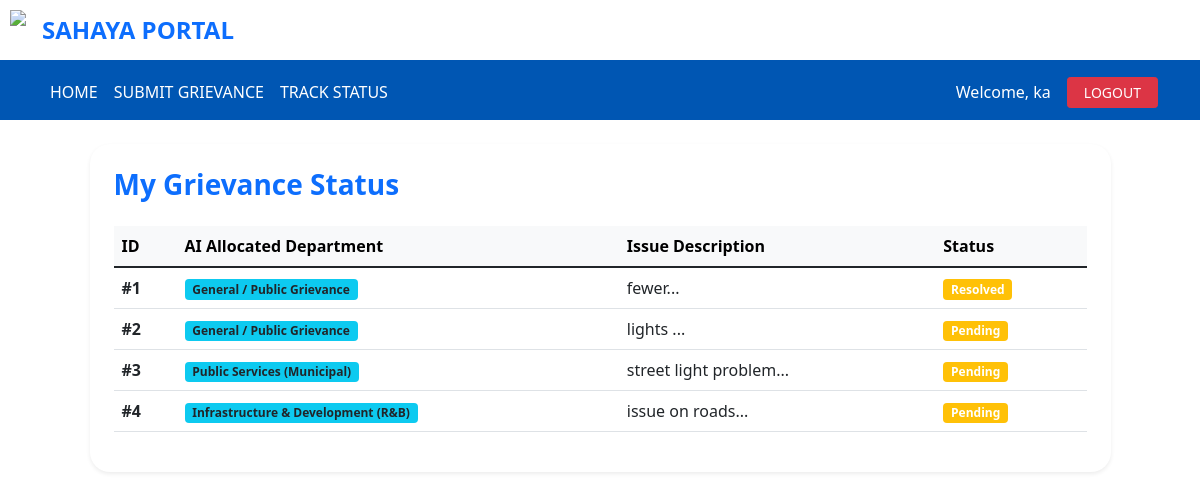
Screenshot of /track_complaint (signed in) with the database file from the repository.
### models.py (models this page shows)
class User(db.Model, UserMixin):
    id = db.Column(db.Integer, primary_key=True)
    name = db.Column(db.String(100))
    phone = db.Column(db.String(15), unique=True)
    email = db.Column(db.String(100), unique=True)
    password = db.Column(db.String(200))
    is_admin = db.Column(db.Boolean, default=False)

class Complaint(db.Model):
    complaint_id = db.Column(db.Integer, primary_key=True)
    user_id = db.Column(db.Integer, db.ForeignKey('user.id'))
    category = db.Column(db.String(100))
    description = db.Column(db.Text)
    address = db.Column(db.Text)
    status = db.Column(db.String(20), default='Pending')
    proof_image = db.Column(db.String(200))

### app.py (the view)
@app.route('/track_complaint')
@login_required
def track_complaint():
    complaints = Complaint.query.filter_by(user_id=current_user.id).all()
    return render_template('track_complaint.html', complaints=complaints)

### app.py (called while the page is built)
@login_manager.user_loader
def load_user(user_id):
    return User.query.get(int(user_id))

### templates/track_complaint.html
{% extends "base.html" %}
{% block content %}
<div class="row justify-content-center">
    <div class="col-md-11">
        <div class="glass-card shadow-sm p-4 bg-white" style="border-radius: 20px;">
            <h3 class="text-primary fw-bold mb-4">My Grievance Status</h3>
            <div class="table-responsive">
                <table class="table table-hover">
                    <thead class="table-light">
                        <tr>
                            <th>ID</th>
                            <th>AI Allocated Department</th> <th>Issue Description</th>
                            <th>Status</th>
                        </tr>
                    </thead>
                    <tbody>
                        {% for complaint in complaints %}
                        <tr>
                            <td><b>#{{ complaint.complaint_id }}</b></td>
                            <td><span class="badge bg-info text-dark">{{ complaint.category }}</span></td>
                            <td>{{ complaint.description[:40] }}...</td>
                            <td><span class="badge bg-warning">{{ complaint.status }}</span></td>
                        </tr>
                        {% endfor %}
                    </tbody>
                </table>
            </div>
        </div>
    </div>
</div>
{% endblock %}

### templates/base.html (shortened to what this page needs)
<!DOCTYPE html>
<html lang="en">
<head>
    <link href="https://cdn.jsdelivr.net/npm/bootstrap@5.1.3/dist/css/bootstrap.min.css" rel="stylesheet">
</head>
<body>
    <div class="gov-header container-fluid d-flex justify-content-between align-items-center">
        <div class="d-flex align-items-center">
            <img src="https://upload.wikimedia.org/wikipedia/commons/5/55/Emblem_of_India.svg" height="40">
            <h4 class="ms-3 mb-0 text-primary fw-bold">SAHAYA PORTAL</h4>
        </div>
    </div>
    <nav class="navbar navbar-expand-lg navbar-dark sticky-top">
        <div class="container">
            <div class="navbar-nav">
                <a class="nav-link" href="{{ url_for('home') }}">HOME</a>
                {% if current_user.is_authenticated %}
                    <a class="nav-link" href="{{ url_for('submit_complaint') }}">SUBMIT GRIEVANCE</a>
                    <a class="nav-link" href="{{ url_for('track_complaint') }}">TRACK STATUS</a>
                {% endif %}
            </div>
            <div class="navbar-nav ms-auto align-items-center">
                {% if current_user.is_authenticated %}
                    <span class="text-white me-3">Welcome, {{ current_user.name }}</span>
                    <a class="btn btn-danger btn-sm px-3" href="{{ url_for('logout') }}">LOGOUT</a>
                {% else %}
                    <a class="btn btn-warning btn-sm fw-bold px-4" href="{{ url_for('login') }}">SIGN IN</a>
                {% endif %}
            </div>
        </div>
    </nav>
    <main class="container mt-4">{% block content %}{% endblock %}</main>
</body>
</html>

### templates/base.html (style rules this page uses)
body { top: 0 !important; }
.gov-header { background: white; border-bottom: 4px solid #0056b3; padding: 10px; }
.navbar { background-color: #0056b3 !important; }
.navbar .nav-link { color: white !important; font-weight: 500; }

### rows the page displays
User: name "ka"
Complaint: complaint_id "1", category "General / Public Grievance", description "fewer", status "Resolved"
Complaint: complaint_id "2", category "General / Public Grievance", description "lights", status "Pending"
Complaint: complaint_id "3", category "Public Services (Municipal)", description "street light problem", status "Pending"
Complaint: complaint_id "4", category "Infrastructure & Development (R&B)", description "issue on roads", status "Pending"
